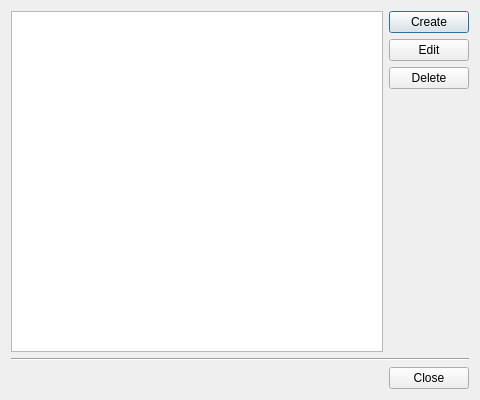
<?xml version="1.0" encoding="UTF-8"?>
<ui version="4.0">
 <class>DiaAccaunts</class>
 <widget class="QDialog" name="DiaAccaunts">
  <property name="windowModality">
   <enum>Qt::WindowModal</enum>
  </property>
  <property name="geometry">
   <rect>
    <x>0</x>
    <y>0</y>
    <width>480</width>
    <height>400</height>
   </rect>
  </property>
  <property name="windowTitle">
   <string>QGLPI - Accounts</string>
  </property>
  <property name="modal">
   <bool>true</bool>
  </property>
  <layout class="QVBoxLayout" name="verticalLayout_2">
   <item>
    <layout class="QHBoxLayout" name="horizontalLayout_2">
     <item>
      <widget class="QListView" name="lv_accaunts"/>
     </item>
     <item>
      <layout class="QVBoxLayout" name="verticalLayout">
       <property name="sizeConstraint">
        <enum>QLayout::SetMinimumSize</enum>
       </property>
       <item>
        <widget class="QPushButton" name="pushButton_2">
         <property name="text">
          <string>Create</string>
         </property>
         <property name="autoDefault">
          <bool>false</bool>
         </property>
         <property name="default">
          <bool>true</bool>
         </property>
        </widget>
       </item>
       <item>
        <widget class="QPushButton" name="pushButton_3">
         <property name="text">
          <string>Edit</string>
         </property>
         <property name="autoDefault">
          <bool>false</bool>
         </property>
        </widget>
       </item>
       <item>
        <widget class="QPushButton" name="pushButton_4">
         <property name="text">
          <string>Delete</string>
         </property>
         <property name="autoDefault">
          <bool>false</bool>
         </property>
        </widget>
       </item>
       <item>
        <spacer name="verticalSpacer">
         <property name="orientation">
          <enum>Qt::Vertical</enum>
         </property>
         <property name="sizeHint" stdset="0">
          <size>
           <width>20</width>
           <height>40</height>
          </size>
         </property>
        </spacer>
       </item>
      </layout>
     </item>
    </layout>
   </item>
   <item>
    <widget class="Line" name="line">
     <property name="orientation">
      <enum>Qt::Horizontal</enum>
     </property>
    </widget>
   </item>
   <item>
    <layout class="QHBoxLayout" name="horizontalLayout">
     <item>
      <spacer name="horizontalSpacer">
       <property name="orientation">
        <enum>Qt::Horizontal</enum>
       </property>
       <property name="sizeHint" stdset="0">
        <size>
         <width>40</width>
         <height>20</height>
        </size>
       </property>
      </spacer>
     </item>
     <item>
      <widget class="QPushButton" name="pushButton">
       <property name="text">
        <string>Close</string>
       </property>
       <property name="autoDefault">
        <bool>false</bool>
       </property>
      </widget>
     </item>
    </layout>
   </item>
  </layout>
 </widget>
 <tabstops>
  <tabstop>lv_accaunts</tabstop>
  <tabstop>pushButton_2</tabstop>
  <tabstop>pushButton_3</tabstop>
  <tabstop>pushButton_4</tabstop>
  <tabstop>pushButton</tabstop>
 </tabstops>
 <resources/>
 <connections>
  <connection>
   <sender>pushButton</sender>
   <signal>clicked()</signal>
   <receiver>DiaAccaunts</receiver>
   <slot>reject()</slot>
   <hints>
    <hint type="sourcelabel">
     <x>413</x>
     <y>363</y>
    </hint>
    <hint type="destinationlabel">
     <x>346</x>
     <y>364</y>
    </hint>
   </hints>
  </connection>
 </connections>
</ui>
